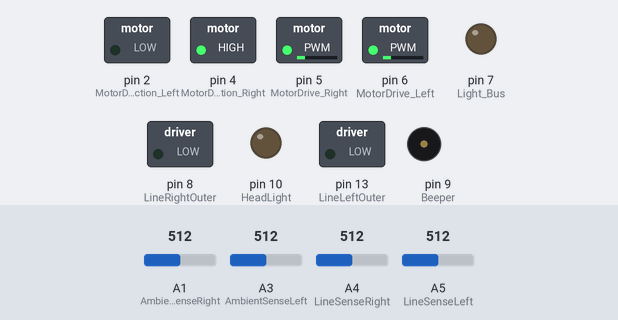
This sketch was run on a simulated Arduino Uno, built with avr-gcc and run on an emulated ATmega328P. Shown: switched loads named in the sketch (green lamp = pin HIGH), output pins drawn as LEDs (lit = HIGH), buzzer (waves = sounding, pin HIGH). Inputs (shaded band) come from the test bench; at power-on: A1 (AmbientSenseRight) = 512, A3 (AmbientSenseLeft) = 512, A4 (LineSenseRight) = 512, A5 (LineSenseLeft) = 512. Random numbers use the default seed unless the sketch sets one; pins used as bus, display or sensor lines are not drawn.

Above: at 0.15 s.
At 0.45 s:
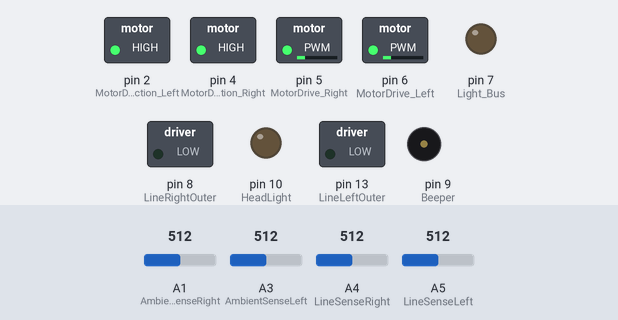
Timing chart, 0 to 3.1 s (numbered marks = the images above):
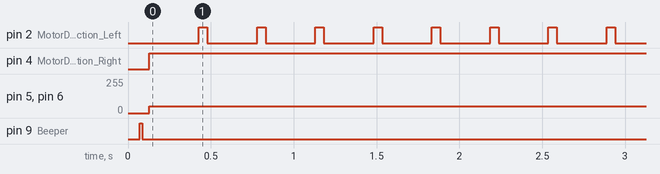

Measured:
- by itself, pin 2 (MotorDirection_Left): alternates HIGH for 0.05 s and LOW for 0.30 s
- by itself, pin 4 (MotorDirection_Right): LOW → HIGH at 0.13 s
- by itself, pin 5 (MotorDrive_Right), pin 6 (MotorDrive_Left): 0/255 → 50/255 at 0.13 s

The sketch:

HW1_4_cat.ino
```cpp
/*
Jared Gallina
jdg272
Biorobotics HW #1 Q4 Predator schema

The objective of this program is to create a schema that emulates a predator like
behavior upon detecting another robot, but will otherwise roam the environment
"searching" for prey
*/

//*****************************************************************************************************
#include "WinkHardware.h"  // Including basic hardware definitions for working with the
                           // wink device
//constants relevant to movement speed
#define CHASE_SPEED 50   //a max additional speed for the robot when chasing prey

#define BASE_SPEED 50     //base speed for the robot to travel with


//constants relevant to light sensors
#define DETECT_THRESH 30 //a parameter that represents ambient light levels coincident with another robot
                          //being "visible"

#define CAUGHT_THRESH 205 // a parameter that represents when ambient light levels are high enough to
                          //determine a prey is "caught"

#define LIGHT_WEIGHT_L .03   //a parameter that corresponds to a weight for left motor values

#define LIGHT_WEIGHT_R .02   //a parameter that corresponds to a weight for right motor values


//constants relevant to object/barrier detection
#define OB_THRESH_L 800   //a parameter that corresponds to detecting an obstacle on the left side

#define OB_THRESH_R 700   //a parameter that corresponds to detecting an obstacle on the right side


//defining the states of operation

#define WANDER 0
#define TURN_AROUND 1
#define VEER_L 2
#define VEER_R 3
#define DETECTED 4
#define CAUGHT 5


//*****************************************************************************************************

//below are the relevant variables to this program
//predator shema variables
float rightLight;         //read value of the right light sensor
float leftLight;          //read value of the right light sensor

//variables relevant to navigating the maze
float rightLine;          //read value of the right inner line sensor
float leftLine;           //read value of the left inner line sensor
int rightMot;
int leftMot;

//variable for what state the robot is in
int STATE;


//*****************************************************************************************************
//helper funtions for operation
//this function takes in the light sensor values and then operates the wink
//like a Braitenberg Vehicle 2b to chase the prey
void BV_2b(int left,int right){
  //BV 2b has a crossed positive relation between sensor and motor
  //we want to keep the motor scaled to values between 0 and CHASE_SPEED + BASE_SPEED
  left = left*LIGHT_WEIGHT_L*CHASE_SPEED + BASE_SPEED;
  right = right*LIGHT_WEIGHT_R*CHASE_SPEED + BASE_SPEED;
  motors(right,left);
  return;
}


void setup(){
  hardwareBegin();        //initialize Wink's brain to work with his circuitry
  playStartChirp();       //Play startup chirp and blink eyes
  rightLight =0;          //initializing to zero
  leftLight =0;           //initializing to zero
  rightLine =0;           //initializing to zero
  leftLine =0;            //initializing to zero
  digitalWrite(LineLeftOuter,LOW);       //turn off outer IR light sources
  digitalWrite(LineRightOuter,LOW);
  STATE = WANDER;

}

//*****************************************************************************************************
/* Inside the loop the objective is to manage the robot to first detect whether or not ther is a wall,
then if no wall it should check for obstacles, if no obstacles then there are two potential action archetypes
that may be running. The first is called predator protocol, which is in effect from the detection of another robot
until the robot is "caught" or it escapes. Predator protocol is essentially BV 2b. The second is called explore where the robot will just randomly move
about the environment in search of prey.
*/

void loop(){

  //The first step of the loop is to find the measure of all sensors to determine what state should be entered
  //process for reading the line sensors, this process is from the provided example code for the wink
  //module, specifically Wink CH14 BottomSenseBasics_EX01
  digitalWrite(LineLeftInner,LOW);
  digitalWrite(LineRightInner,LOW);
  delayMicroseconds(300);
  leftLine = analogRead(LineSenseLeft);
  rightLine = analogRead(LineSenseRight);
  digitalWrite(LineLeftInner,HIGH);
  digitalWrite(LineRightInner,HIGH);
  delayMicroseconds(300);
  leftLine = analogRead(LineSenseLeft) - leftLine;
  rightLine= analogRead(LineSenseRight) - rightLine;
  digitalWrite(LineLeftInner,LOW);
  digitalWrite(LineRightInner,LOW);
  //end of reading line sensors

  //next is to read the Ambient Sensors
  rightLight = analogRead(AmbientSenseRight);
  leftLight = analogRead(AmbientSenseLeft);

  //next we set some arbitrary speeds for the robot to move in after execution
  rightMot = BASE_SPEED + random(-20,20);
  leftMot = BASE_SPEED - random(-20,20);

  //determining if the read values are large enought to trigger state transitions
  //if both sensors on black then we need to turn around
  if((rightLine < OB_THRESH_R) and (leftLine < OB_THRESH_L)) STATE = TURN_AROUND;

  //case one is for right object detection
  else if(rightLine < OB_THRESH_R) STATE = VEER_L;

  //case two is for left obj detection
  else if(leftLine < OB_THRESH_L) STATE = VEER_R;

  //case of prey being caught
  else if((rightLight+leftLight) > CAUGHT_THRESH) STATE = CAUGHT;

  //case of prey detection
  else if((rightLight+leftLight) > DETECT_THRESH) STATE=DETECTED;

  else STATE = WANDER;

  //performing functions based on previous readings
  //if the robot detects a wall or has come directly into contact with an object
  //the result is to simply spin in place before heading off in new direction

  switch(STATE){

    //case zero, the robot wanders
    case WANDER:
      motors(leftMot, rightMot);
      break;
    //case one, robot turns around
    case TURN_AROUND:
      spinLeft(BASE_SPEED);
      delay(300);
      motors(BASE_SPEED, BASE_SPEED);
      break;
    //case two, robot turns left
    case VEER_L:
      spinLeft(BASE_SPEED);
      delay(100);
      motors(BASE_SPEED, BASE_SPEED);
      break;
    //case three, robot turns right
    case VEER_R:
      spinRight(BASE_SPEED);
      delay(100);
      motors(BASE_SPEED, BASE_SPEED);
      break;
    //case four, robot detects prey
    case DETECTED:
      BV_2b(leftLight, rightLight);
      break;
    //case five, robot has caught prey
    case CAUGHT:
      beStill();
      eyesPurple(255);
      delay(5000);
      eyesOff();
      break;
    }

  delay(50);


} //closing curly of the “loop()” function
```

FunStuff.h
```cpp
// (licence header left out)
// THIS IS THE FUNSTUFF "HEADER" FILE. IF YOU WANT TO KNOW HOW
// A FUNCTION WORKS, LOOK FOR IT IN THE FunStuff TAB. (THE
// TAB THAT DOES NOT HAVE A ".h" AFTER IT).


#ifndef FUNSTUFF_H
#define FUNSTUFF_H


// ***************************************************
// Global Variables - Can be accessed from within any function
// ***************************************************

int presentSpeedRight, presentSpeedLeft;      //remembers present motor speed
char eyesColor[6];                            //holder array for present eye color
char eyesPrevColor[6];                        //holder array for previous eye color when changing eye color

// ***************************************************
// end Global Variables
// ***************************************************

// ***************************************************
// Short Animations
// ***************************************************

extern void playStartChirp(void); //put in begin() to indicate that unit has restarted.


// ***************************************************
// end Short Animations
// ***************************************************


#endif
```

FunStuff.ino
```cpp
// (licence header left out)
#include "FunStuff.h"


// ***************************************************
// Short Animations
// ***************************************************


void playStartChirp(void){//Ver. 1.0, Kevin King
  // This is the startup sequence that plays when Wink is reset(put in begin())
  // feel free to edit this function to make your Wink do something different when he starts up
  eyesBlue(100);  // blue at 100 brightness
  beep(10);       // beep for 10 milliseconds
  delay(40);      // wait another 40 milliseconds
  eyesOff();      // turn the eyes back off

}


// ***************************************************
// end Short Animations
// ***************************************************
```

WinkHardware.h
```cpp
// (licence header left out)
// THIS IS THE WINKHARDWARE "HEADER" FILE. IT IS SUGGESTED THAT
// ONLY EXPERIENCED USERS EDIT THIS TAB. IF YOU WANT TO KNOW HOW
// A FUNCTION WORKS, LOOK FOR IT IN THE WINKHARDWARE TAB. (THE
// TAB THAT DOES NOT HAVE A ".h" AFTER IT).


#ifndef WINK_HARDWARE_H
#define WINK_HARDWARE_H

#include "Arduino.h"
#include "FunStuff.h"
#include <Adafruit_NeoPixel.h>


// ***************************************************
// Pin defines
// ***************************************************

#define MotorDirection_Right 4
#define MotorDirection_Left 2
#define MotorDrive_Left 6
#define MotorDrive_Right 5
#define Button A0
#define Beeper 9

#define LineLeftOuter 13
#define LineLeftInner 12
#define LineRightInner 11
#define LineRightOuter 8
#define HeadLight 10
#define Headlight 10

#define LineSenseLeft A5
#define LineSenseRight A4
#define AmbientSenseLeft A3
#define AmbientSenseCenter A2
#define AmbientSenseRight A1

#define ExtIO 3
#define _38kHz_Rx 3

#define Light_Bus 7

// ***************************************************
// end Pin defines
// ***************************************************

// ***************************************************
// General hardware
// ***************************************************
#define SERIAL_SPEED 9600
extern void hardwareBegin(void);

#define MAX_BEEP_TIME 1000
#define MIN_BEEP_TIME 15            //suggested to never make this less than 10
extern char buttonPressed(void);
extern void waitForButton(void);
unsigned long lastBeep=0;           //remembers time of last beep by polling millis()
extern void beep(int BeepTime);
extern void beepOn(void);
extern void beepOff(void);
extern void motors(int LeftMotorSpeed, int RightMotorSpeed);
extern void accelerateMotors(int startSpeed, int finalSpeed, int duration);
extern void spinLeft(int spinSpeed);
extern void spinRight(int spinSpeed);
extern void beStill(void);

// ***************************************************
// end General hardware
// ***************************************************

// ***************************************************
// Simple Timer
// ***************************************************
  //Ultra-simple stop watch functions using the built-in arduino millis() function.
  extern int32_t GetTime(void);
  extern void RestartTimer(void);
  extern void StopTimer(void);

// ***************************************************
// end Simple Timer
// ***************************************************


// ***************************************************
// Simple Read Functions (returns simple values for sensors)
// ***************************************************
  //returns 8-bit values (0 to 255) for sensor reads
  extern byte simpleLightLevelRight(void);
  //extern char simpleLeftLightLevel(void);
  //extern char simpleCenterLightLevel(void);

// ***************************************************
// end Simple Read Functions
// ***************************************************


// ***************************************************
// Pixels
// ***************************************************
#define NUM_PIXELS 2
extern void setPixelRGB(int Pixel, int Red, int Green, int Blue); // primary function for controlling NeoPixel lights
extern void setAllPixelsRGB(int Red, int Green, int Blue);//0-255 // sets all pixels to same values. automatically refreshes pixels
extern void refreshPixels(void);
extern Adafruit_NeoPixel pixels;// = Adafruit_NeoPixel(NUM_PIXELS, Light_Bus_BTN1, NEO_GRB + NEO_KHZ800);

// ***************************************************
// end Pixels
// ***************************************************


// ***************************************************
// Motor
// ***************************************************
#define MOTOR_MAX 255 //motor goes from -255 to 255
extern int LeftMotor;//current motor speed
extern int RightMotor;//current motor speed
extern void motors(int LeftMotorSpeed, int RightMotorSpeed);//-255 to 255: negative values to make it go backwards
extern void AccelerateMotors(int StartSpeed, int FinalSpeed, int StepTime);
extern void spinLeft(int spinSpeed);
extern void spinRight(int spinSpeed);
extern void beStill(void);

// ***************************************************
// end Motor
// ***************************************************


// ***************************************************
// Eye Functions
// ***************************************************

// Easy functions for common light colors
extern void eyesOff(void);
extern void leftOff(void);
extern void rightOff(void);
extern void eyesPrevCol(void);
extern void leftPrevCol(void);
extern void rightPrevCol(void);
// Make eyes a random color
extern void randomEyes(void);
extern void randomLeft(void);
extern void randomRight(void);
// Easy functions for common light colors
extern void eyesRed(byte brightness);
extern void eyesGreen(byte brightness);
extern void eyesBlue(byte brightness);
extern void eyesPurple(byte brightness);
extern void eyesPink(byte brightness);
extern void eyesYellow(byte brightness);
extern void eyesOrange(byte brightness);
extern void eyesCyan(byte brightness);
extern void eyesWhite(byte brightness);
//left eye colors
extern void leftRed(byte brightness);
extern void leftGreen(byte brightness);
extern void leftBlue(byte brightness);
extern void leftPurple(byte brightness);
extern void leftPink(byte brightness);
extern void leftYellow(byte brightness);
extern void leftOrange(byte brightness);
extern void leftCyan(byte brightness);
extern void leftWhite(byte brightness);
//right eye colors
extern void rightRed(byte brightness);
extern void rightGreen(byte brightness);
extern void rightBlue(byte brightness);
extern void rightPurple(byte brightness);
extern void rightPink(byte brightness);
extern void rightYellow(byte brightness);
extern void rightOrange(byte brightness);
extern void rightCyan(byte brightness);
extern void rightWhite(byte brightness);
/// lower level functions to control eyes
extern void updateEyesPrevColor(void);
extern void eyesRGB(byte red, byte green, byte blue);
extern void leftEye(byte Red, byte Green, byte Blue);
extern void rightEye(byte Red, byte Green, byte Blue);
extern void leftRGB(byte Red, byte Green, byte Blue);
extern void rightRGB(byte Red, byte Green, byte Blue);

// ***************************************************
// end Eye Functions
// ***************************************************


// ***************************************************
// IR
// ***************************************************

//The following was used as reference code in the development of the IR receive functions:
//http://playground.arduino.cc/Code/InfraredReceivers by Paul Malmsten
//https://github.com/z3t0/Arduino-IRremote by Ken Shirriff
extern void TxIR(unsigned char *Data, int Length);
extern void TxIRKey(byte key);
//
extern void RxIRStop(void);
extern void RxIRRestart(char BytesToLookFor);
extern char IsIRDone(void);
extern byte GetIRButton(void);
extern char IRNumOfBytes;
extern char CheckMenuButton(void);
//
extern byte GetIRButton(void);
extern const uint8_t IRRemoteButtons[][2];
#define IR_1 1
#define IR_2 2
#define IR_3 3
#define IR_4 4
#define IR_5 5
#define IR_6 6
#define IR_7 7
#define IR_8 8
#define IR_9 9
#define IR_0 10
#define IR_Forward 11
#define IR_Left 12
#define IR_Right 13
#define IR_Backward 14
#define IR_Power 15
#define IR_PlumLogo 16
#define IR_Menu 17
#define IR_A 18
#define IR_B 19
#define IR_Play 20
#define IR_X 21
//


//Low level functions:
extern int IRTransitionCount;
extern unsigned char IRBytes[20];
extern byte irData[]={0x00,0xFF,0x00,0x00};
extern char IRActive;
extern volatile char IRReceiving;//note: IRReceiving turned off if IsIRDone() in regular or auto NavigationHandler() and causes ReadSideSensors() to repeat
//
//extern void EnableIROutputs(char Level);  //enables or disables the 3 IR outputs. Pass 0 to disable, 1 to enable all 3 IR outputs.
extern void ModulateIR(unsigned int Frequency, unsigned int OnTime); //ModulateIR(38000,5) seems to produce best square wave for 38kHz.
//extern void PlayChirpIR(unsigned int Frequency, unsigned int OnTime); //wrapper for IRCarrierWave, bkwd compatibility. use ModulateIR() instead of PlayChirpIR going forward
//
extern void IRHandler(void);
//
// ***************************************************
// end IR
// ***************************************************


// ***************************************************
// EEPROM Functions
// ***************************************************

//Copied from http://playground.arduino.cc/Code/EEPROMWriteAnything  Visit page for use instructions.
#include <EEPROM.h>
#include <Arduino.h>  // for type definitions

template <class T> int EEPROM_writeAnything(int ee, const T& value)
{
    const byte* p = (const byte*)(const void*)&value;
    unsigned int i;
    for (i = 0; i < sizeof(value); i++)
          EEPROM.write(ee++, *p++);
    return i;
}

template <class T> int EEPROM_readAnything(int ee, T& value)
{
    byte* p = (byte*)(void*)&value;
    unsigned int i;
    for (i = 0; i < sizeof(value); i++)
          *p++ = EEPROM.read(ee++);
    return i;
}

// ***************************************************
// end EEPROM Functions
// ***************************************************

#endif
```

Source omitted: WinkHardware.ino (21998 bytes)
